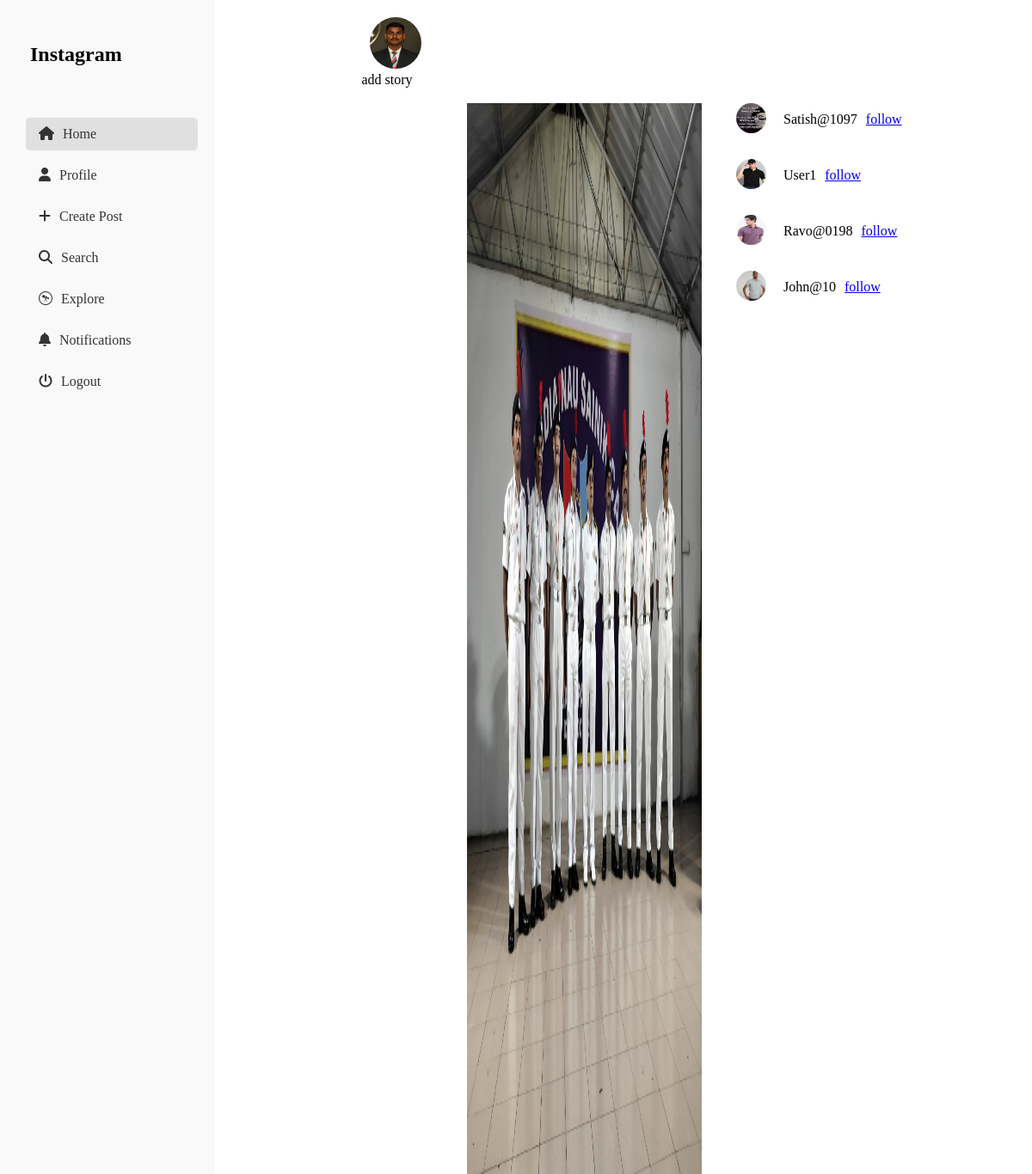
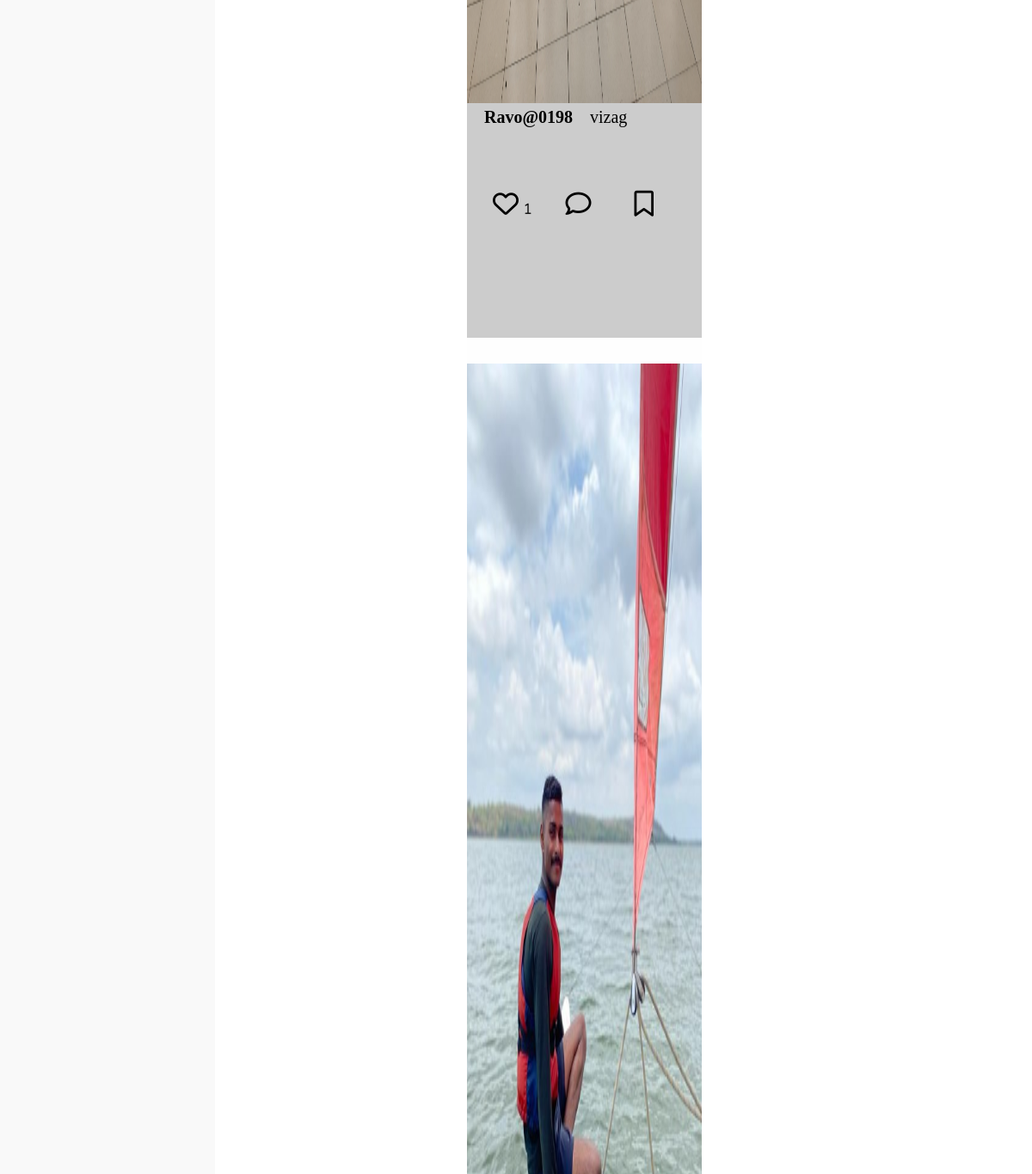
Page /home (signed in) on the committed database (2 pictures, top to bottom).
### social/models.py (models this page shows, shortened)
class Profile(models.Model):
    user = models.OneToOneField(User, on_delete=models.CASCADE)
    bio = models.TextField(blank=True, null=True)
    profile_picture = models.ImageField(upload_to='images/', default='')
    created_on = models.DateField(default=datetime.date.today)
    updated_on = models.DateField(default=datetime.date.today)
    favorite=models.ManyToManyField(Post)
    following=models.ManyToManyField('self', symmetrical=False, related_name='follower',blank=True)

class Post(models.Model):
    user=models.ForeignKey(User,on_delete=models.CASCADE,related_name='post')
    image=models.ImageField(upload_to='images/')
    caption=models.CharField(max_length=50)
    timestamp = models.DateTimeField(auto_now_add=True)
    likes=models.IntegerField(default=0)

### social/views.py (the view)
# urls.py: path('home',views.home,name='home'),
def home(req):
    user=req.user
    posts=Post.objects.all()
    time = datetime.datetime.now() - datetime.timedelta(hours=24)
    stories=Story.objects.filter(created_at__gte=time)
    print(stories)
    profile,created=Profile.objects.get_or_create(user=user)
    allprofile=Profile.objects.exclude(user__is_superuser=True).exclude(user=user).values('user__username','profile_picture','user__id')
    print([allprofile])
    return render(req,'home.html',{'posts':posts,'profile':profile,'stories':stories,'allprofile':allprofile})

### social/templates/home.html (shortened to what this page needs)
{% extends "base.html" %}
{% load static %}
{% block container %}
<div class="head">
    <div class="stories">
        <div class="profile story">
            <a href="{% url 'addstory' %}">
                {% if profile.profile_picture %}
                <img src="{{ profile.profile_picture.url }}" alt="Profile Picture">
                {% else %}
                <img src="{% static 'images/avtar.jpg' %}" alt="Default Profile Picture">
                {% endif %} </a>
            <p style="text-align: center;">add story</p>
        </div>
    </div>
</div>
<div class="home">
    <div class="postlist">
        {% for post in posts %}
        <div class="post">
            <div class="image">
                <img src="{{post.image.url}}" alt="xyz">
            </div>
            <div class="caption" style="display: flex;">
                <h4>{{post.user.username}}</h4>
                <p>{{post.caption}}</p>
            </div>
            <div class="action">
                {% if user.is_authenticated %}
                <a href="{% url 'likeview' post.id %}">
                    <button>
                        <i class="fa-regular fa-heart">
                            <span style="font-weight: 100;font-size: 14px;">{{ post.likes }}</span>
                        </i>
                    </button>
                </a>
                <div class="comment-container">
                    <button class="add-comment-btn" onclick="openCommentForm(this)">
                        <i class="fa-regular fa-comment" style="padding-top: 10px;"></i>
                    </button>
                </div>
                <a href="{% url 'favorite' post.id %}">
                    <button>
                        <i class="fa-regular fa-bookmark"></i>
                    </button>
                </a>
                {% endif %}
            </div>
        </div>
        {% endfor %}
    </div>
    <div class="allprofiles">
        {% for p in allprofile %}
        <div class="pr">
            <img src="/images/{{p.profile_picture}}" alt="img"/>
            <p>{{p.user__username}}</p>
            <a href="follow_user/{{p.user__id}}">follow</a>
        </div>
        {% endfor %}
    </div>
</div>
{% endblock container %}

### social/static/css/style.css (style rules this page uses)
* { margin: 0; padding: 0; box-sizing: border-box; }
html, body { height: 100%; margin: 0; padding: 0; }
button { padding: 10px 20px; background-color: #3498db; color: #fff; border: none; border-radius: 5px; cursor: pointer; }
.home { width: 100%; display: flex; }
.allprofiles { width: 30%; margin-top: 40px; }
.allprofiles .pr { display: flex; margin-bottom: 30px; margin-left: 40px; }
.allprofiles .pr img { height: 35px; width: 35px; border-radius: 50%; }
.allprofiles .pr p, a { padding-top: 10px; margin-left: 10px; }
.postlist { width: 30%; margin-left: 30%; background-color: #fefefe; display: flex; margin-top: 40px; flex-direction: column; }
.postlist .post { height: 60vh; max-width: 350px; background-color: #ccc; position: relative; float: right; margin-bottom: 30px; }
.postlist .post .image { height: 50vh; width: 100%; }
.postlist .post .image img { height: 100%; width: 100%; background-size: cover; }
.postlist .post .caption { height: 3vh; font-size: 20px; background-color: #ccc; }
.postlist .post .caption p, h4 { text-align: center; margin-left: 20px; padding-top: 5px; }
.postlist .post .action { display: flex; height: 7vh; }
.postlist .post .action button { background-color: transparent; border: 0; outline: 0; position: relative; top: 0; }
.postlist .post .action button i { font-size: 30px; color: black; position: relative; padding-top: 0px; }
.comment-container { position: relative; margin-bottom: 20px; z-index: 1; }
.add-comment-btn { background-color: #f1f1f1; border: none; cursor: pointer; }
.head { width: 80%; }
.head .stories { display: flex; margin-left: 100px; }
.head .stories .profile { height: 60px; width: 60px; }
.head .stories .story { margin-left: 50px; }
.head .stories .profile a img { height: 100%; width: 100%; background-size: cover; border-radius: 50%; }

### rows in the picture
Profile: profile_picture (picture)
Post: image (picture), user.username "Ravo@0198", caption "vizag", likes "1"
Post: image (picture)

### other values in the picture
{{ p.user__username }} "Satish@1097" "User1" "Ravo@0198" "John@10"
